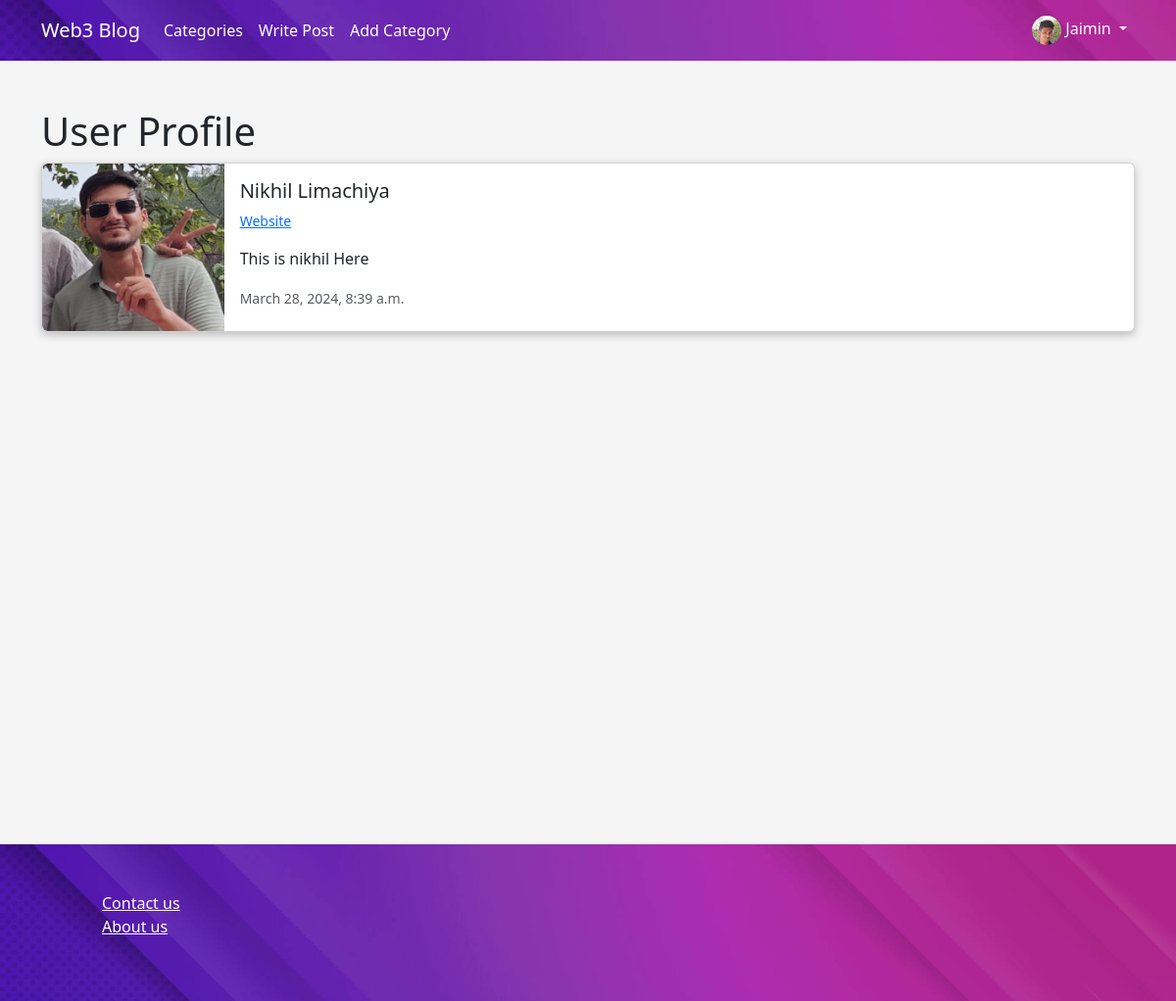
/members/9/profile/ (signed in), run on the app's committed database.
### TheBlog/models.py (models this page shows, shortened)
class Profile(models.Model):
    user = models.OneToOneField(User,null=True,on_delete=models.CASCADE)
    bio = models.TextField()
    profile_pic = models.ImageField(null=True,blank=True,upload_to="images/profile")
    website_url = models.CharField(max_length=250,null=True,blank=True)
    twitter_url = models.CharField(max_length=250,null=True,blank=True)
    instagram_url = models.CharField(max_length=250,null=True,blank=True)
    linkedin_url = models.CharField(max_length=250,null=True,blank=True)
    facebook_url = models.CharField(max_length=250,null=True,blank=True)
    def __str__(self) -> str:
        return str(self.user.first_name)

### members/views.py (the view)
# urls.py: path('<int:pk>/profile/',ShowProfilePageView.as_view(),name="ShowProfile"),
class ShowProfilePageView(generic.DetailView):
    model = Profile
    template_name = 'registration/userProfile.html'
    def get_context_data(self,*args,**kwargs):
        context = super(ShowProfilePageView,self).get_context_data(*args,**kwargs)
        user_profile = get_object_or_404(Profile,id=self.kwargs['pk'])
        context["user_profile"] = user_profile
        return context

### members/templates/registration/userProfile.html (shortened to what this page needs)
{%extends 'base.html' %}
{% load static %}
{% block content %}
<div class="main-show-profile-page py-5">
  <div class="container">
    <h1>User Profile</h1>
    <div class="card mb-3 user-profile-card">
      <div class="row g-0 text-center text-md-start">
        <div class="col-md-2">
          {% if user_profile.profile_pic %}
          <img src="{{ user_profile.profile_pic.url }}" class="img-fluid rounded-start" alt="profile_image" width="200"
            height="200">
          {% else %}
          <img src="{% static '/TheBlog/images/default_Profile_pic.jpg' %}" alt="" width="200" height="200">
          {% endif %}
        </div>
        <div class="col-md-10">
          <div class="card-body">
            <h5 class="card-title">{{user_profile.user.first_name}} {{user_profile.user.last_name}} </h5>
            <div class="small text-body-secondary mb-3">
              {% if user_profile.website_url %}
              <a href="{{user_profile.website_url}}" target="_blank">Website</a>
              {% endif %}
            </div>
            <p class="card-text">{{user_profile.bio}}</p>
            <p class="card-text"><small class="text-body-secondary">{{user_profile.user.last_login}}</small></p>
          </div>
        </div>
      </div>
    </div>
  </div>
</div>
{% endblock %}

### TheBlog/templates/base.html (shortened to what this page needs)
{% load static %}
<!doctype html>
<html lang="en">
<head>
  <link rel="stylesheet" href="{% static 'TheBlog/css/custom.css' %}">
  <link href="https://cdn.jsdelivr.net/npm/bootstrap@5.3.3/dist/css/bootstrap.min.css" rel="stylesheet"
>
  <link rel="stylesheet" href="https://cdnjs.cloudflare.com/ajax/libs/font-awesome/4.7.0/css/font-awesome.min.css">
</head>
<body>
  <div class="main-image-container">
    <nav class="navbar navbar-expand-lg" data-bs-theme="dark">
      <div class="container">
        <a class="navbar-brand" href="{% url 'Home'%}">Web3 Blog</a>
        <div class="collapse navbar-collapse" id="navbarSupportedContent">
          <ul class="navbar-nav me-auto mb-2 mb-lg-0">
            {% if cats_menu %}
            <li class="nav-item dropdown">
              <a class="nav-link dropdown-toggle" href="#" role="button" data-bs-toggle="dropdown"
                aria-expanded="false">
                Categories
              </a>
              <ul class="dropdown-menu">
                <li><a class="dropdown-item" href="{% url 'CategoryList' %}">Show All Category</a></li>
                {% for item in cats_menu%}
                <li><a class="dropdown-item" href="{% url 'Categories' item %}">{{item}}</a></li>
                {% endfor %}
              </ul>
            </li>
            {% else %}
            <li class="nav-item">
              <a class="nav-link" href="{% url 'CategoryList' %}">Categories</a>
            </li>
            {% endif %}
            {% if user.is_authenticated %}
            <li class="nav-item">
              <a class="nav-link" href="{% url 'AddPost' %}">Write Post</a>
            </li>
            <li class="nav-item">
              <a class="nav-link" href="{% url 'AddCategory' %}">Add Category</a>
            </li>
            {% endif %}
          </ul>
          {% if user.is_authenticated %}
          <ul class="navbar-nav justify-content-end">
            <li class="nav-item dropdown">
              <a class="nav-link dropdown-toggle" href="#" role="button" data-bs-toggle="dropdown"
                aria-expanded="false">
                {% if user.profile.profile_pic %}
                    <img src="{{user.profile.profile_pic.url}}" alt="" class="rounded-circle" width="30"
                        height="30">
                    {% else %}
                        <img src="{% static 'TheBlog/images/default_Profile_pic.jpg' %}" alt="" class="rounded-circle" width="30"
                        height="30">
                    {% endif %}
                {%if user.first_name %} {{user.first_name}} {%else%}{{user}}{%endif%}
              </a>
            </li>
          </ul>
          {% endif %}
        </div>
      </div>
    </nav>
    <div class="">
      {% block content %}
      {% endblock %}
    </div>
  </div>
  <footer class="main-footer p-md-5 p-4">
    <div class="footer-about mx-4">
      <ul>
        <li><a href="" style="color: white;">Contact us</a></li>
        <li><a href="" style="color: white;">About us</a></li>
      </ul>
    </div>
  </footer>
</body>
</html>

### static/TheBlog/css/custom.css (style rules this page uses)
.main-image-container { background-image: url('../images/main-bg-img.jpg'); background-repeat: no-repeat; background-size: auto; background-size: cover; }
nav.navbar .nav-link { color: white; }
ul { list-style: none; }
footer.main-footer { background-image: url('../images/main-bg-img.jpg'); background-repeat: no-repeat; background-size: cover; color: white; display: flex; }
.main-show-profile-page { background-color: whitesmoke; height: 100vh; }
.user-profile-card { box-shadow: rgba(0, 0, 0, 0.24) 0px 3px 8px; }

### data on the page
Profile: profile_pic (picture), user.first_name "Nikhil", user.last_name "Limachiya", bio "This is nikhil Here", user.last_login "March 28, 2024, 8:39 a.m."

### other printed values
{{ user.first_name }} "Jaimin"
